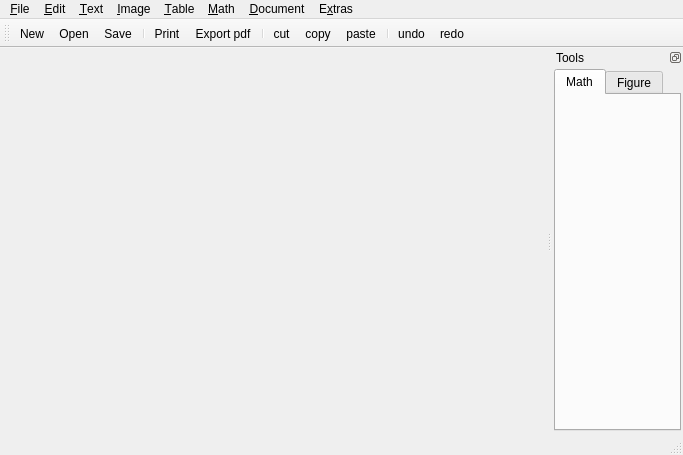
<?xml version="1.0" encoding="UTF-8"?>
<ui version="4.0">
 <class>MainWindow</class>
 <widget class="QMainWindow" name="MainWindow">
  <property name="geometry">
   <rect>
    <x>0</x>
    <y>0</y>
    <width>683</width>
    <height>455</height>
   </rect>
  </property>
  <property name="windowTitle">
   <string/>
  </property>
  <property name="windowIcon">
   <iconset resource="../Resources/icons.qrc">
    <normaloff>:/images_and_icons/mainIcon/icon3a.ico</normaloff>:/images_and_icons/mainIcon/icon3a.ico</iconset>
  </property>
  <property name="styleSheet">
   <string notr="true"/>
  </property>
  <widget class="QWidget" name="centralWidget"/>
  <widget class="QMenuBar" name="menuBar">
   <property name="geometry">
    <rect>
     <x>0</x>
     <y>0</y>
     <width>683</width>
     <height>18</height>
    </rect>
   </property>
   <property name="autoFillBackground">
    <bool>false</bool>
   </property>
   <property name="defaultUp">
    <bool>false</bool>
   </property>
   <widget class="QMenu" name="menu_File">
    <property name="title">
     <string>&amp;File</string>
    </property>
    <addaction name="action_New"/>
    <addaction name="action_Open"/>
    <addaction name="separator"/>
    <addaction name="action_Save"/>
    <addaction name="actionSave_As"/>
    <addaction name="separator"/>
    <addaction name="action_Print"/>
    <addaction name="actionPrin_t_Preview"/>
    <addaction name="action_Export_pdf"/>
    <addaction name="separator"/>
    <addaction name="action_Close"/>
    <addaction name="separator"/>
    <addaction name="action_Exit"/>
   </widget>
   <widget class="QMenu" name="menu_Edit">
    <property name="title">
     <string>&amp;Edit</string>
    </property>
    <addaction name="action_undo"/>
    <addaction name="action_redo"/>
    <addaction name="separator"/>
    <addaction name="action_copy"/>
    <addaction name="action_cut"/>
    <addaction name="action_paste"/>
    <addaction name="separator"/>
    <addaction name="actionsearch"/>
    <addaction name="actionsearch_and_replace"/>
   </widget>
   <widget class="QMenu" name="menuE_xtras">
    <property name="title">
     <string>E&amp;xtras</string>
    </property>
    <addaction name="action_help"/>
    <addaction name="separator"/>
    <addaction name="action_about"/>
    <addaction name="separator"/>
    <addaction name="action_settings"/>
   </widget>
   <widget class="QMenu" name="menu_Text">
    <property name="title">
     <string>&amp;Text</string>
    </property>
    <widget class="QMenu" name="menuAlign">
     <property name="title">
      <string>Align</string>
     </property>
     <addaction name="actionAlign_left"/>
     <addaction name="actionAlign_right"/>
     <addaction name="actionAlign_center"/>
     <addaction name="actionAlign_justified"/>
    </widget>
    <widget class="QMenu" name="menuList">
     <property name="title">
      <string>List</string>
     </property>
     <addaction name="actionList_Standard"/>
     <addaction name="separator"/>
     <addaction name="actionList_Bullet_Disc"/>
     <addaction name="actionList_Bullet_Circle"/>
     <addaction name="actionList_Bullet_Square"/>
     <addaction name="actionList_Ordered_List_Decimal"/>
     <addaction name="actionList_Ordered_List_Alpha_lower"/>
     <addaction name="actionList_Ordered_List_Alpha_upper"/>
     <addaction name="actionList_Ordered_List_Roman_lower"/>
     <addaction name="actionList_Ordered_List_Roman_upper"/>
    </widget>
    <addaction name="menuAlign"/>
    <addaction name="separator"/>
    <addaction name="menuList"/>
    <addaction name="separator"/>
    <addaction name="action_font"/>
    <addaction name="actionBold"/>
    <addaction name="actionItalic"/>
    <addaction name="actionUnderline"/>
    <addaction name="actionStrike"/>
    <addaction name="actionOverline"/>
    <addaction name="actionSubscript"/>
    <addaction name="actionSuperscript"/>
    <addaction name="separator"/>
    <addaction name="actionTextcolor"/>
    <addaction name="actionText_Background_Color"/>
   </widget>
   <widget class="QMenu" name="menu_Image">
    <property name="title">
     <string>&amp;Image</string>
    </property>
    <addaction name="action_add_Image"/>
    <addaction name="separator"/>
    <addaction name="actionresize"/>
   </widget>
   <widget class="QMenu" name="menu_Table">
    <property name="title">
     <string>&amp;Table</string>
    </property>
    <addaction name="action_add_Table"/>
   </widget>
   <widget class="QMenu" name="menu_Math">
    <property name="title">
     <string>&amp;Math</string>
    </property>
    <addaction name="action_solve"/>
    <addaction name="actiondetect_formulas"/>
   </widget>
   <widget class="QMenu" name="menu_Document">
    <property name="title">
     <string>&amp;Document</string>
    </property>
    <addaction name="action_DocumentProperties"/>
   </widget>
   <addaction name="menu_File"/>
   <addaction name="menu_Edit"/>
   <addaction name="menu_Text"/>
   <addaction name="menu_Image"/>
   <addaction name="menu_Table"/>
   <addaction name="menu_Math"/>
   <addaction name="menu_Document"/>
   <addaction name="menuE_xtras"/>
  </widget>
  <widget class="QToolBar" name="mainToolBar">
   <attribute name="toolBarArea">
    <enum>TopToolBarArea</enum>
   </attribute>
   <attribute name="toolBarBreak">
    <bool>false</bool>
   </attribute>
   <addaction name="action_New"/>
   <addaction name="action_Open"/>
   <addaction name="action_Save"/>
   <addaction name="separator"/>
   <addaction name="action_Print"/>
   <addaction name="action_Export_pdf"/>
   <addaction name="separator"/>
   <addaction name="action_cut"/>
   <addaction name="action_copy"/>
   <addaction name="action_paste"/>
   <addaction name="separator"/>
   <addaction name="action_undo"/>
   <addaction name="action_redo"/>
  </widget>
  <widget class="QStatusBar" name="statusBar"/>
  <widget class="QDockWidget" name="dockWidget_3">
   <property name="features">
    <set>QDockWidget::DockWidgetFloatable|QDockWidget::DockWidgetMovable</set>
   </property>
   <property name="windowTitle">
    <string>Tools</string>
   </property>
   <attribute name="dockWidgetArea">
    <number>2</number>
   </attribute>
   <widget class="QWidget" name="dockWidgetContents_3">
    <layout class="QGridLayout" name="gridLayout">
     <property name="leftMargin">
      <number>2</number>
     </property>
     <property name="topMargin">
      <number>2</number>
     </property>
     <property name="rightMargin">
      <number>2</number>
     </property>
     <property name="bottomMargin">
      <number>2</number>
     </property>
     <item row="0" column="0">
      <widget class="QTabWidget" name="tabWidgetTools">
       <property name="tabPosition">
        <enum>QTabWidget::North</enum>
       </property>
       <property name="currentIndex">
        <number>0</number>
       </property>
       <widget class="QWidget" name="math_tab">
        <attribute name="title">
         <string>Math</string>
        </attribute>
       </widget>
       <widget class="QWidget" name="tab_Images">
        <attribute name="title">
         <string>Figure</string>
        </attribute>
       </widget>
      </widget>
     </item>
    </layout>
   </widget>
  </widget>
  <action name="action_Open">
   <property name="icon">
    <iconset resource="../Resources/icons.qrc">
     <normaloff>:/images_and_icons/document_open.png</normaloff>:/images_and_icons/document_open.png</iconset>
   </property>
   <property name="text">
    <string>&amp;Open</string>
   </property>
  </action>
  <action name="action_Save">
   <property name="icon">
    <iconset resource="../Resources/icons.qrc">
     <normaloff>:/images_and_icons/text_save.png</normaloff>:/images_and_icons/text_save.png</iconset>
   </property>
   <property name="text">
    <string>&amp;Save</string>
   </property>
  </action>
  <action name="actionSave_As">
   <property name="icon">
    <iconset resource="../Resources/icons.qrc">
     <normaloff>:/images_and_icons/text_saveas.png</normaloff>:/images_and_icons/text_saveas.png</iconset>
   </property>
   <property name="text">
    <string>Save &amp;As</string>
   </property>
   <property name="shortcut">
    <string>Ctrl+Shift+S</string>
   </property>
  </action>
  <action name="action_Close">
   <property name="icon">
    <iconset resource="../Resources/icons.qrc">
     <normaloff>:/images_and_icons/document_close.png</normaloff>:/images_and_icons/document_close.png</iconset>
   </property>
   <property name="text">
    <string>&amp;Close</string>
   </property>
   <property name="shortcut">
    <string>Ctrl+W</string>
   </property>
  </action>
  <action name="action_Exit">
   <property name="icon">
    <iconset resource="../Resources/icons.qrc">
     <normaloff>:/images_and_icons/app_exit.png</normaloff>:/images_and_icons/app_exit.png</iconset>
   </property>
   <property name="text">
    <string>&amp;Exit</string>
   </property>
   <property name="shortcut">
    <string>Ctrl+Q</string>
   </property>
  </action>
  <action name="action_New">
   <property name="icon">
    <iconset resource="../Resources/icons.qrc">
     <normaloff>:/images_and_icons/document_new.png</normaloff>:/images_and_icons/document_new.png</iconset>
   </property>
   <property name="text">
    <string>&amp;New</string>
   </property>
  </action>
  <action name="action_copy">
   <property name="icon">
    <iconset resource="../Resources/icons.qrc">
     <normaloff>:/images_and_icons/text_copy.png</normaloff>:/images_and_icons/text_copy.png</iconset>
   </property>
   <property name="text">
    <string>&amp;copy</string>
   </property>
   <property name="shortcut">
    <string>Ctrl+C</string>
   </property>
  </action>
  <action name="action_cut">
   <property name="icon">
    <iconset resource="../Resources/icons.qrc">
     <normaloff>:/images_and_icons/text_cut.png</normaloff>:/images_and_icons/text_cut.png</iconset>
   </property>
   <property name="text">
    <string>c&amp;ut</string>
   </property>
   <property name="shortcut">
    <string>Ctrl+X</string>
   </property>
  </action>
  <action name="action_paste">
   <property name="icon">
    <iconset resource="../Resources/icons.qrc">
     <normaloff>:/images_and_icons/text_paste.png</normaloff>:/images_and_icons/text_paste.png</iconset>
   </property>
   <property name="text">
    <string>&amp;paste</string>
   </property>
   <property name="shortcut">
    <string>Ctrl+V</string>
   </property>
  </action>
  <action name="action_undo">
   <property name="icon">
    <iconset resource="../Resources/icons.qrc">
     <normaloff>:/images_and_icons/text_undo.png</normaloff>:/images_and_icons/text_undo.png</iconset>
   </property>
   <property name="text">
    <string>&amp;undo</string>
   </property>
   <property name="shortcut">
    <string>Ctrl+Z</string>
   </property>
  </action>
  <action name="action_redo">
   <property name="icon">
    <iconset resource="../Resources/icons.qrc">
     <normaloff>:/images_and_icons/text_redo.png</normaloff>:/images_and_icons/text_redo.png</iconset>
   </property>
   <property name="text">
    <string>&amp;redo</string>
   </property>
   <property name="shortcut">
    <string>Ctrl+Y</string>
   </property>
  </action>
  <action name="action_about">
   <property name="icon">
    <iconset resource="../Resources/icons.qrc">
     <normaloff>:/images_and_icons/extras_about.png</normaloff>:/images_and_icons/extras_about.png</iconset>
   </property>
   <property name="text">
    <string>&amp;about LME</string>
   </property>
  </action>
  <action name="action_help">
   <property name="icon">
    <iconset resource="../Resources/icons.qrc">
     <normaloff>:/images_and_icons/app_help.png</normaloff>:/images_and_icons/app_help.png</iconset>
   </property>
   <property name="text">
    <string>&amp;help</string>
   </property>
   <property name="shortcut">
    <string>F1</string>
   </property>
  </action>
  <action name="action_settings">
   <property name="icon">
    <iconset resource="../Resources/icons.qrc">
     <normaloff>:/images_and_icons/app_preferences.png</normaloff>:/images_and_icons/app_preferences.png</iconset>
   </property>
   <property name="text">
    <string>&amp;settings</string>
   </property>
  </action>
  <action name="action_add_Image">
   <property name="icon">
    <iconset resource="../Resources/icons.qrc">
     <normaloff>:/images_and_icons/list-add.png</normaloff>:/images_and_icons/list-add.png</iconset>
   </property>
   <property name="text">
    <string>&amp;add</string>
   </property>
   <property name="shortcut">
    <string>F6</string>
   </property>
  </action>
  <action name="action_add_Table">
   <property name="icon">
    <iconset resource="../Resources/icons.qrc">
     <normaloff>:/images_and_icons/list-add.png</normaloff>:/images_and_icons/list-add.png</iconset>
   </property>
   <property name="text">
    <string>&amp;add</string>
   </property>
   <property name="shortcut">
    <string>F8</string>
   </property>
  </action>
  <action name="action_solve">
   <property name="text">
    <string>&amp;solve</string>
   </property>
   <property name="shortcut">
    <string>F9</string>
   </property>
  </action>
  <action name="action_properties">
   <property name="icon">
    <iconset resource="../Resources/icons.qrc">
     <normaloff>:/images_and_icons/app_preferences.png</normaloff>:/images_and_icons/app_preferences.png</iconset>
   </property>
   <property name="text">
    <string>&amp;properties</string>
   </property>
  </action>
  <action name="action_font">
   <property name="icon">
    <iconset resource="../Resources/icons.qrc">
     <normaloff>:/images_and_icons/text_font.png</normaloff>:/images_and_icons/text_font.png</iconset>
   </property>
   <property name="text">
    <string>&amp;Font ...</string>
   </property>
  </action>
  <action name="action_Print">
   <property name="icon">
    <iconset resource="../Resources/icons.qrc">
     <normaloff>:/images_and_icons/document_print.png</normaloff>:/images_and_icons/document_print.png</iconset>
   </property>
   <property name="text">
    <string>&amp;Print ...</string>
   </property>
  </action>
  <action name="actionPrin_t_Preview">
   <property name="icon">
    <iconset resource="../Resources/icons.qrc">
     <normaloff>:/images_and_icons/document_print_preview.png</normaloff>:/images_and_icons/document_print_preview.png</iconset>
   </property>
   <property name="text">
    <string>Prin&amp;t Preview</string>
   </property>
  </action>
  <action name="action_Export_pdf">
   <property name="icon">
    <iconset resource="../Resources/icons.qrc">
     <normaloff>:/images_and_icons/exportpdf.png</normaloff>:/images_and_icons/exportpdf.png</iconset>
   </property>
   <property name="text">
    <string>&amp;Export pdf</string>
   </property>
  </action>
  <action name="actionAlign_left">
   <property name="checkable">
    <bool>true</bool>
   </property>
   <property name="icon">
    <iconset resource="../Resources/icons.qrc">
     <normaloff>:/images_and_icons/text_align_left.png</normaloff>:/images_and_icons/text_align_left.png</iconset>
   </property>
   <property name="text">
    <string>Left</string>
   </property>
  </action>
  <action name="actionAlign_right">
   <property name="checkable">
    <bool>true</bool>
   </property>
   <property name="icon">
    <iconset resource="../Resources/icons.qrc">
     <normaloff>:/images_and_icons/text_align_right.png</normaloff>:/images_and_icons/text_align_right.png</iconset>
   </property>
   <property name="text">
    <string>Right</string>
   </property>
  </action>
  <action name="actionAlign_center">
   <property name="checkable">
    <bool>true</bool>
   </property>
   <property name="icon">
    <iconset resource="../Resources/icons.qrc">
     <normaloff>:/images_and_icons/text_align_center.png</normaloff>:/images_and_icons/text_align_center.png</iconset>
   </property>
   <property name="text">
    <string>Center</string>
   </property>
  </action>
  <action name="actionTextcolor">
   <property name="icon">
    <iconset resource="../Resources/icons.qrc">
     <normaloff>:/images_and_icons/text_color_fore.png</normaloff>:/images_and_icons/text_color_fore.png</iconset>
   </property>
   <property name="text">
    <string>Color</string>
   </property>
   <property name="iconText">
    <string>Textcolor</string>
   </property>
   <property name="toolTip">
    <string>choose Textcolor</string>
   </property>
  </action>
  <action name="actionAlign_justified">
   <property name="checkable">
    <bool>true</bool>
   </property>
   <property name="icon">
    <iconset resource="../Resources/icons.qrc">
     <normaloff>:/images_and_icons/text_align_justify.png</normaloff>:/images_and_icons/text_align_justify.png</iconset>
   </property>
   <property name="text">
    <string>Justified</string>
   </property>
  </action>
  <action name="actionBold">
   <property name="checkable">
    <bool>true</bool>
   </property>
   <property name="icon">
    <iconset resource="../Resources/icons.qrc">
     <normaloff>:/images_and_icons/text_bold.png</normaloff>:/images_and_icons/text_bold.png</iconset>
   </property>
   <property name="text">
    <string>Bold</string>
   </property>
  </action>
  <action name="actionItalic">
   <property name="checkable">
    <bool>true</bool>
   </property>
   <property name="icon">
    <iconset resource="../Resources/icons.qrc">
     <normaloff>:/images_and_icons/text_italic.png</normaloff>:/images_and_icons/text_italic.png</iconset>
   </property>
   <property name="text">
    <string>Italic</string>
   </property>
  </action>
  <action name="actionUnderline">
   <property name="checkable">
    <bool>true</bool>
   </property>
   <property name="icon">
    <iconset resource="../Resources/icons.qrc">
     <normaloff>:/images_and_icons/text_underline.png</normaloff>:/images_and_icons/text_underline.png</iconset>
   </property>
   <property name="text">
    <string>Underline</string>
   </property>
  </action>
  <action name="actionOverline">
   <property name="checkable">
    <bool>true</bool>
   </property>
   <property name="icon">
    <iconset resource="../Resources/icons.qrc">
     <normaloff>:/images_and_icons/text_overline.png</normaloff>:/images_and_icons/text_overline.png</iconset>
   </property>
   <property name="text">
    <string>Overline</string>
   </property>
  </action>
  <action name="actionStrike">
   <property name="checkable">
    <bool>true</bool>
   </property>
   <property name="icon">
    <iconset resource="../Resources/icons.qrc">
     <normaloff>:/images_and_icons/text_strikeOut.png</normaloff>:/images_and_icons/text_strikeOut.png</iconset>
   </property>
   <property name="text">
    <string>Strike</string>
   </property>
  </action>
  <action name="actionSubscript">
   <property name="checkable">
    <bool>true</bool>
   </property>
   <property name="icon">
    <iconset resource="../Resources/icons.qrc">
     <normaloff>:/images_and_icons/text_subscript.png</normaloff>:/images_and_icons/text_subscript.png</iconset>
   </property>
   <property name="text">
    <string>Subscript</string>
   </property>
  </action>
  <action name="actionSuperscript">
   <property name="checkable">
    <bool>true</bool>
   </property>
   <property name="icon">
    <iconset resource="../Resources/icons.qrc">
     <normaloff>:/images_and_icons/text_superscript.png</normaloff>:/images_and_icons/text_superscript.png</iconset>
   </property>
   <property name="text">
    <string>Superscript</string>
   </property>
  </action>
  <action name="actionText_Background_Color">
   <property name="checkable">
    <bool>false</bool>
   </property>
   <property name="icon">
    <iconset resource="../Resources/icons.qrc">
     <normaloff>:/images_and_icons/text_color_back.png</normaloff>:/images_and_icons/text_color_back.png</iconset>
   </property>
   <property name="text">
    <string>Background Color</string>
   </property>
  </action>
  <action name="actionList_Bullet_Disc">
   <property name="text">
    <string>Bullet List (Disc)</string>
   </property>
  </action>
  <action name="actionList_Bullet_Circle">
   <property name="text">
    <string>Bullet List (Circle)</string>
   </property>
  </action>
  <action name="actionList_Bullet_Square">
   <property name="text">
    <string>Bullet List (Square)</string>
   </property>
  </action>
  <action name="actionList_Ordered_List_Decimal">
   <property name="text">
    <string>Ordered List (Decimal)</string>
   </property>
  </action>
  <action name="actionList_Ordered_List_Alpha_lower">
   <property name="text">
    <string>Ordered List (Alpha lower)</string>
   </property>
  </action>
  <action name="actionList_Ordered_List_Alpha_upper">
   <property name="text">
    <string>Ordered List (Alpha upper)</string>
   </property>
  </action>
  <action name="actionList_Ordered_List_Roman_lower">
   <property name="text">
    <string>Ordered List (Roman lower)</string>
   </property>
  </action>
  <action name="actionList_Ordered_List_Roman_upper">
   <property name="text">
    <string>Ordered List (Roman upper)</string>
   </property>
  </action>
  <action name="actionsearch">
   <property name="icon">
    <iconset resource="../Resources/icons.qrc">
     <normaloff>:/images_and_icons/edit-find.png</normaloff>:/images_and_icons/edit-find.png</iconset>
   </property>
   <property name="text">
    <string>search</string>
   </property>
   <property name="shortcut">
    <string>Ctrl+F</string>
   </property>
  </action>
  <action name="actionsearch_and_replace">
   <property name="icon">
    <iconset resource="../Resources/icons.qrc">
     <normaloff>:/images_and_icons/edit-find-and-replace.png</normaloff>:/images_and_icons/edit-find-and-replace.png</iconset>
   </property>
   <property name="text">
    <string>search and replace</string>
   </property>
   <property name="shortcut">
    <string>Ctrl+Shift+F</string>
   </property>
  </action>
  <action name="actionresize">
   <property name="text">
    <string>resize</string>
   </property>
  </action>
  <action name="actiondetect_formulas">
   <property name="icon">
    <iconset resource="../Resources/icons.qrc">
     <normaloff>:/images_and_icons/edit-find.png</normaloff>:/images_and_icons/edit-find.png</iconset>
   </property>
   <property name="text">
    <string>detect formulas and solve</string>
   </property>
   <property name="shortcut">
    <string>F10</string>
   </property>
  </action>
  <action name="actionList_Standard">
   <property name="text">
    <string>Standard</string>
   </property>
  </action>
  <action name="action_DocumentProperties">
   <property name="text">
    <string>&amp;Properties</string>
   </property>
  </action>
 </widget>
 <layoutdefault spacing="6" margin="11"/>
 <resources>
  <include location="../Resources/icons.qrc"/>
 </resources>
 <connections/>
</ui>
